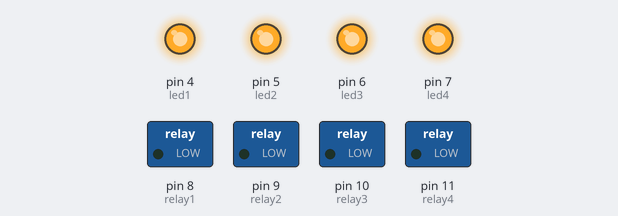
The sketch below on a simulated Arduino Uno, built with avr-gcc and run on an emulated ATmega328P. Shown: switched loads named in the sketch (green lamp = pin HIGH), output pins drawn as LEDs (lit = HIGH).

Above: at 0.1 s.
Timing chart, 0 to 1.6 s (numbered marks = the images above):
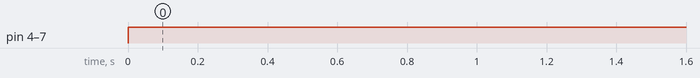

Measured:
- by itself, pin 4 (led1), pin 5 (led2), pin 6 (led3), pin 7 (led4): LOW → HIGH at 0.00 s

The sketch:

bluetoth_relay4chanel.ino
```cpp
const int relay1 = 8;
const int relay2 = 9;
const int relay3 = 10;
const int relay4 = 11;

const int led1 = 4 ; // relay1 menyala led1 juga menyala
const int led2 = 5 ; // relay2 menyala led2 juga menyala
const int led3 = 6 ; // relay3 menyala led3 juga menyala
const int led4 = 7 ; // relay4 menyala led4 juga menyala

//int data ;

void setup() {
  // put your setup code here, to run once:
  pinMode(relay1,OUTPUT); // port 8 arduino
  pinMode(relay2,OUTPUT); // port 9 arduino
  pinMode(relay3,OUTPUT); // port 10 arduino
  pinMode(relay4,OUTPUT); // port 11 arduino

  pinMode(led1,OUTPUT); // port 4 arduino
  pinMode(led2,OUTPUT); // port 5 arduino
  pinMode(led3,OUTPUT); // port 6 arduino
  pinMode(led4,OUTPUT); // port 7 arduino

  // setting bluetoth
  //Serial.begin(9600);
}

void loop() {
  // put your main code here, to run repeatedly:
  digitalWrite(relay1,LOW); // posisi relay1 off
  digitalWrite(relay2,LOW); // posisi relay2 off
  digitalWrite(relay3,LOW); // posisi relay3 off
  digitalWrite(relay4,LOW); // posisi relay4 off

  digitalWrite(led1,HIGH); // posisi led1 tidak menyala
  digitalWrite(led2,HIGH); // posisi led2 tidak menyala
  digitalWrite(led3,HIGH); // posisi led3 tidak menyala
  digitalWrite(led4,HIGH); // posisi led4 tidak menyala
  //data = Serial.available();
  //Serial.println(data);
}
```
